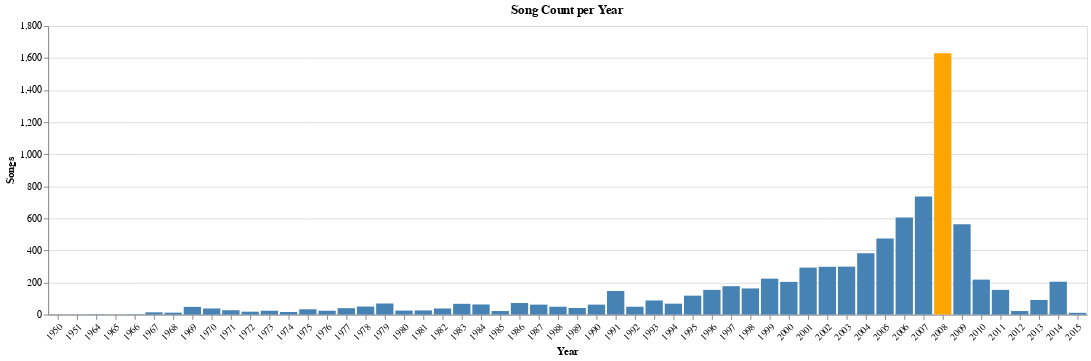

Write notebook code for a chart like this one.
### Markdown cell above
And finally let's plot them on an Altair chart, and highlight the year with most songs.

### Code cell
top_year = songs_per_year.top_k(1, by="Songs").to_numpy()[0][0]
alt.Chart(songs_per_year, title="Song Count per Year").mark_bar().encode(
    x=alt.X("Year:O", axis=alt.Axis(labelAngle=-45)),
    y="Songs:Q",
    color=alt.condition(
        alt.datum.Year == top_year,
        alt.value('orange'),
        alt.value('steelblue')
    )
)

### Figure 1 — Vega-Lite specification as saved in the notebook (floating-point values rounded to 4 significant figures)
{"config": {"view": {"continuousWidth": 300, "continuousHeight": 300}}, "data": {"name": "data-24131627061abe6231d52b25d219649c"}, "mark": {"type": "bar"}, "encoding": {"color": {"condition": {"test": "(datum.Year === 2008)", "value": "orange"}, "value": "steelblue"}, "x": {"axis": {"labelAngle": -45}, "field": "Year", "type": "ordinal"}, "y": {"field": "Songs", "type": "quantitative"}}, "title": "Song Count per Year", "$schema": "https://vega.github.io/schema/vega-lite/v5.14.1.json", "datasets": {"data-24131627061abe6231d52b25d219649c": [{"Year": 1950, "Songs": 1}, {"Year": 1951, "Songs": 1}, {"Year": 1964, "Songs": 2}, {"Year": 1965, "Songs": 1}, {"Year": 1966, "Songs": 2}, {"Year": 1967, "Songs": 14}, {"Year": 1968, "Songs": 12}, {"Year": 1969, "Songs": 48}, {"Year": 1970, "Songs": 38}, {"Year": 1971, "Songs": 27}, {"Year": 1972, "Songs": 18}, {"Year": 1973, "Songs": 24}, {"Year": 1974, "Songs": 16}, {"Year": 1975, "Songs": 33}, {"Year": 1976, "Songs": 24}, {"Year": 1977, "Songs": 40}, {"Year": 1978, "Songs": 50}, {"Year": 1979, "Songs": 69}, {"Year": 1980, "Songs": 25}, {"Year": 1981, "Songs": 26}, {"Year": 1982, "Songs": 38}, {"Year": 1983, "Songs": 67}, {"Year": 1984, "Songs": 63}, {"Year": 1985, "Songs": 22}, {"Year": 1986, "Songs": 72}, {"Year": 1987, "Songs": 62}, {"Year": 1988, "Songs": 49}, {"Year": 1989, "Songs": 41}, {"Year": 1990, "Songs": 62}, {"Year": 1991, "Songs": 147}, {"Year": 1992, "Songs": 49}, {"Year": 1993, "Songs": 88}, {"Year": 1994, "Songs": 68}, {"Year": 1995, "Songs": 118}, {"Year": 1996, "Songs": 154}, {"Year": 1997, "Songs": 177}, {"Year": 1998, "Songs": 163}, {"Year": 1999, "Songs": 224}, {"Year": 2000, "Songs": 204}, {"Year": 2001, "Songs": 293}, {"Year": 2002, "Songs": 298}, {"Year": 2003, "Songs": 299}, {"Year": 2004, "Songs": 383}, {"Year": 2005, "Songs": 475}, {"Year": 2006, "Songs": 605}, {"Year": 2007, "Songs": 736}, {"Year": 2008, "Songs": 1630}, {"Year": 2009, "Songs": 563}, {"Year": 2010, "Songs": 218}, {"Year": 2011, "Songs": 154}, {"Year": 2012, "Songs": 22}, {"Year": 2013, "Songs": 91}, {"Year": 2014, "Songs": 205}, {"Year": 2015, "Songs": 11}]}}
